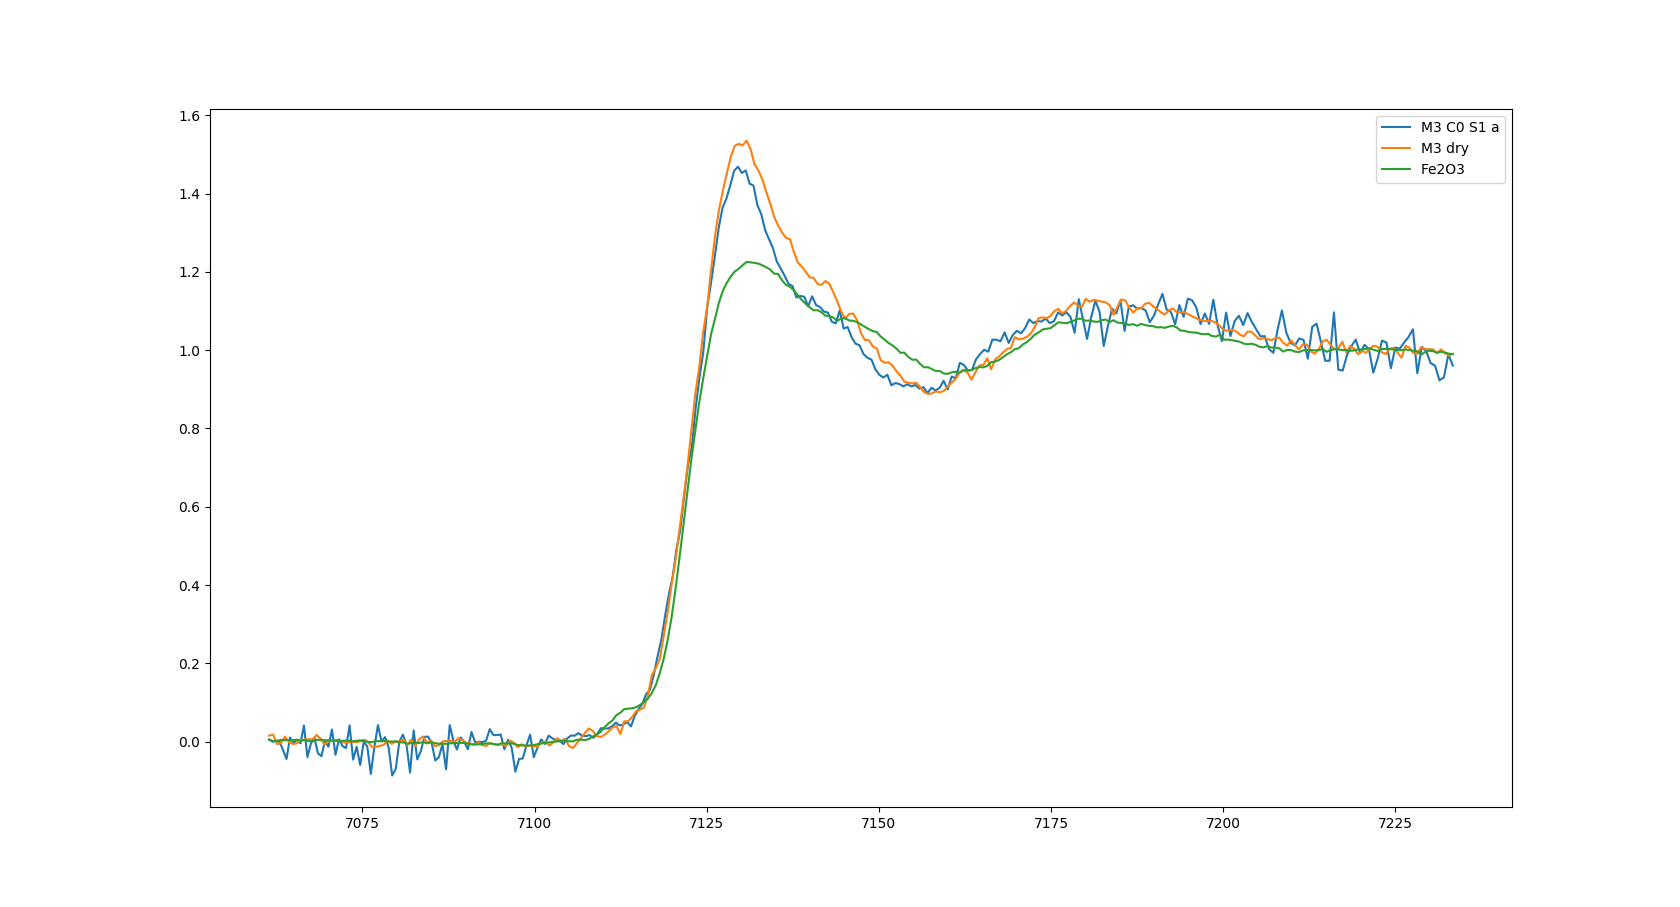

The script that drew this image:
from __future__ import division, print_function

from helxas import HelXAS

from bayesfit.fit import least_squares, outlier_fit

import numpy as np
import matplotlib.pyplot as plt

helxas = HelXAS('1251_Luke','/home/xasadmin/data')
helxas.set_analyser('Si',531)
helxas.theta_calibration = 0

helxas_ref = HelXAS('1238_Luke','/home/xasadmin/data')
helxas_ref.set_analyser('Si',531)
helxas.theta_calibration = 0

SI = (range(22,25)+[49],[20,21])

SFe = (range(14,17), [17,19])
SFeS = (range(42,46), [47,48])
SFe2O3 = (range(35,40),[40,41])

I0_ini = ([196],[160,161])
I_m3_ini = (range(192,196),[190,191])


I0_ind = ([167,218],[221,222])
m1_ind = ([155,158,161,164],[153,154])
metal1_ind = ([206,209,212,215],[204,205])
I0s_ind = ([275,326],[329,330])
m1s_ind = ([263,266,269,272],[261,262])
metal1s_ind = ([314,317,320,323],[312,313])

I0_ind2 = ([168,219],[221,222])
m1_ind2 = ([156,159,162,165],[153,154])
metal2_ind = ([207,210,213,216],[204,205])
I0s_ind2 = ([276,327],[329,330])
m1s_ind2 = ([264,267,270,273],[261,262])
metal2s_ind = ([315,318,321,324],[312,313])

I0_ind3 = ([169,220],[221,222])
m1_ind3 = ([157,160,163,166],[153,154])
metal3_ind = ([208,211,214,217],[204,205])
I0s_ind3 = ([277,328],[329,330])
m1s_ind3 = ([265,268,271,274],[261,262])
metal3s_ind = ([316,319,322,325],[312,313])

# Part 1
helxas.read_I0(I0_ind[0],I0_ind[1],20)
helxas.read_I('m11',m1_ind[0],m1_ind[1],20)
helxas.read_I('metal11', metal1_ind[0], metal1_ind[1], 20)

helxas.set_background_fit_order(1,False)

e,mux,mux_err = helxas.get_spectrum('m11')

em, muxm, muxm_err = helxas.get_spectrum('metal11')

helxas.read_I0(I0s_ind[0],I0s_ind[1],20)
helxas.read_I('m11s',m1s_ind[0],m1s_ind[1],20)
helxas.read_I('metal21', metal1s_ind[0], metal1s_ind[1], 20)

helxas.set_background_fit_order(1,False)

es,muxs,muxs_err = helxas.get_spectrum('m11s')
ems, muxms, muxms_err = helxas.get_spectrum('metal21')

np.savetxt('test1.dat',np.array([es,muxs,muxs_err]).T)                               

# Part 2
helxas.read_I0(I0_ind2[0],I0_ind2[1],20)
helxas.read_I('m12',m1_ind2[0],m1_ind2[1],20)
helxas.read_I('metal12', metal2_ind[0], metal2_ind[1], 20)

helxas.set_background_fit_order(1,False)

e2,mux2,mux2_err = helxas.get_spectrum('m12')
em2, muxm2, muxm2_err = helxas.get_spectrum('metal12')

helxas.read_I0(I0s_ind2[0],I0s_ind2[1],20)
helxas.read_I('m12s',m1s_ind2[0],m1s_ind2[1],20)
helxas.read_I('metal22', metal2s_ind[0], metal2s_ind[1], 20)

helxas.set_background_fit_order(1,False)

es2,muxs2,muxs2_err = helxas.get_spectrum('m12s')
ems2, muxms2, muxms2_err = helxas.get_spectrum('metal22')

plt.figure()
#plt.errorbar(e,mux,mux_err)
#plt.errorbar(e2,mux2,mux2_err)

np.savetxt('test2.dat',np.array([es2,muxs2,muxs2_err]).T)

# Part 3
helxas.read_I0(I0_ind3[0],I0_ind3[1],20)
helxas.read_I('m13',m1_ind3[0],m1_ind3[1],20)
helxas.read_I('metal13', metal3_ind[0], metal3_ind[1], 20)

helxas.set_background_fit_order(1,False)

e3,mux3,mux3_err = helxas.get_spectrum('m13')
em3, muxm3, muxm3_err = helxas.get_spectrum('metal13')

helxas.read_I0(I0s_ind3[0],I0s_ind3[1],20)
helxas.read_I('m13s',m1s_ind3[0],m1s_ind3[1],20)
helxas.read_I('metal23', metal3s_ind[0], metal3s_ind[1], 20)

helxas.set_background_fit_order(1,False)

es3,muxs3,muxs3_err = helxas.get_spectrum('m13s')
ems3, muxms3, muxms3_err = helxas.get_spectrum('metal23')

np.savetxt('test3.dat',np.array([es3,muxs3,muxs3_err]).T)
#plt.errorbar(e3,mux3,mux3_err)

# Stitch I

mux_s1 = np.concatenate((mux[e < 7.100423329842326893e+03],mux2[e2 >= 7.100423329842326893e+03]))
mux_s1_err = np.concatenate((mux_err[e < 7.100423329842326893e+03],mux2_err[e2 >= 7.100423329842326893e+03]))
e_s1 = np.concatenate((e[e < 7.100423329842326893e+03],e2[e2 >= 7.100423329842326893e+03]))

mux_s1s = np.concatenate((muxs[es < 7.100423329842326893e+03],muxs2[es2 >= 7.100423329842326893e+03]))
mux_s1s_err = np.concatenate((muxs_err[es < 7.100423329842326893e+03],muxs2_err[es2 >= 7.100423329842326893e+03]))
e_s1s = np.concatenate((es[es < 7.100423329842326893e+03],es2[es2 >= 7.100423329842326893e+03]))

mux_s2 = np.concatenate((mux_s1[e_s1 <= 7.177215327513202283e+03],mux3[e3 > 7.177215327513202283e+03]))
mux_s2_err = np.concatenate((mux_s1_err[e_s1 <= 7.177215327513202283e+03],mux3_err[e3 > 7.177215327513202283e+03]))
e_s2 = np.concatenate((e_s1[e_s1 <= 7.177215327513202283e+03],e3[e3 > 7.177215327513202283e+03]))

mux_s2s = np.concatenate((mux_s1s[e_s1s <= 7.177215327513202283e+03],muxs3[es3 > 7.177215327513202283e+03]))
mux_s2s_err = np.concatenate((mux_s1s_err[e_s1s <= 7.177215327513202283e+03],muxs3_err[es3 > 7.177215327513202283e+03]))
e_s2s = np.concatenate((e_s1s[e_s1s <= 7.177215327513202283e+03],es3[es3 > 7.177215327513202283e+03]))

# Stitch metal foil
mux_m1 = np.concatenate((muxm[em < 7.100423329842326893e+03],muxm2[em2 >= 7.100423329842326893e+03]))
mux_m1_err = np.concatenate((muxm_err[em < 7.100423329842326893e+03],muxm2_err[em2 >= 7.100423329842326893e+03]))
e_m1 = np.concatenate((em[em < 7.100423329842326893e+03],em2[em2 >= 7.100423329842326893e+03]))

mux_m1s = np.concatenate((muxms[ems < 7.100423329842326893e+03],muxms2[ems2 >= 7.100423329842326893e+03]))
mux_m1s_err = np.concatenate((muxms_err[ems < 7.100423329842326893e+03],muxms2_err[ems2 >= 7.100423329842326893e+03]))
e_m1s = np.concatenate((ems[ems < 7.100423329842326893e+03],ems2[ems2 >= 7.100423329842326893e+03]))

mux_m2 = np.concatenate((mux_m1[e_m1 <= 7.177215327513202283e+03],muxm3[em3 > 7.177215327513202283e+03]))
mux_m2_err = np.concatenate((mux_m1_err[e_m1 <= 7.177215327513202283e+03],muxm3_err[em3 > 7.177215327513202283e+03]))
e_m2 = np.concatenate((e_s1[e_s1 <= 7.177215327513202283e+03],e3[e3 > 7.177215327513202283e+03]))

mux_m2s = np.concatenate((mux_m1s[e_m1s <= 7.177215327513202283e+03],muxms3[ems3 > 7.177215327513202283e+03]))
mux_m2s_err = np.concatenate((mux_m1s_err[e_m1s <= 7.177215327513202283e+03],muxms3_err[ems3 > 7.177215327513202283e+03]))
e_m2s = np.concatenate((e_m1s[e_m1s <= 7.177215327513202283e+03],ems3[ems3 > 7.177215327513202283e+03]))

#Reference samples
helxas_ref.read_I0(SI[0],SI[1],8)
helxas_ref.read_I('Fe',SFe[0],SFe[1],8)
helxas_ref.read_I('FeS', SFeS[0],SFeS[1],8)
helxas_ref.read_I('Fe2O3', SFe2O3[0],SFe2O3[1],8)

helxas_ref.set_background_fit_order(3,False)
e_Fe, mux_Fe, mux_err_Fe = helxas_ref.get_spectrum('Fe')
e_FeS, mux_FeS, mux_err_FeS = helxas_ref.get_spectrum('FeS')
e_Fe2O3, mux_Fe2O3, mux_err_Fe2O3 = helxas_ref.get_spectrum('Fe2O3')


helxas_ref.read_I0(I0_ini[0],I0_ini[1],40)
helxas_ref.read_I('M3_dry',I_m3_ini[0],I_m3_ini[1],40)

helxas_ref.set_background_fit_order(3,False)
e_dry, mux_dry, mux_err_dry = helxas_ref.get_spectrum('M3_dry')

e_Fe = e_Fe - 6.5
e_FeS  = e_FeS - 8.4
e_dry = e_dry - 8.4
e_Fe2O3 = e_Fe2O3 -8.4

#Nollatason leikkaus

n_s2 = np.polyfit(e_s2[:86],mux_s2[:86],1)
n_s2s = np.polyfit(e_s2s[:86],mux_s2s[:86],1)
n_m2 = np.polyfit(em,muxm,1)
n_m2s = np.polyfit(ems,muxms,1)
fit_e = np.linspace(7.061455915797724629e+03,7.233339179611556574e+03,301)
mux_FeS = np.interp(fit_e, e_FeS, mux_FeS)
mux_Fe2O3 = np.interp(fit_e, e_Fe2O3, mux_Fe2O3)
mux_dry = np.interp(fit_e, e_dry, mux_dry)
n_FeS = np.polyfit(fit_e[:86],mux_FeS[:86],1)
n_Fe2O3 = np.polyfit(fit_e[:86],mux_Fe2O3[:86],1)
n_dry = np.polyfit(fit_e[:86], mux_dry[:86],1)


mux_s2 = mux_s2 - np.polyval(n_s2,fit_e)-0.005
mux_s2s = mux_s2s - np.polyval(n_s2s,fit_e)
mux_m2 = mux_m2 - np.polyval(n_m2,fit_e)
mux_m2s = mux_m2s - np.polyval(n_m2s,fit_e)
mux_Fe = mux_Fe - np.min(mux_Fe)
mux_FeS = mux_FeS - np.polyval(n_FeS,fit_e)
mux_Fe2O3 = mux_Fe2O3 - np.polyval(n_Fe2O3,fit_e)
mux_dry  = mux_dry -np.polyval(n_dry,fit_e)

#Normalisointi
mux_s2s = mux_s2s*(1+0.0015*(e_s2s-7220))
mux_s2s_err = mux_s2s_err/np.mean(mux_s2s[np.logical_and(e_s2s<7230,e_s2s>7220)])


mux_s2 = mux_s2/np.mean(mux_s2[np.logical_and(e_s2<7230,e_s2>7220)])
mux_s2s = mux_s2s/np.mean(mux_s2s[np.logical_and(e_s2s<7230,e_s2s>7220)])
mux_FeS = mux_FeS/np.mean(mux_FeS[np.logical_and(fit_e<7230,fit_e>7220)])
mux_Fe2O3 = mux_Fe2O3/np.mean(mux_Fe2O3[np.logical_and(fit_e<7230,fit_e>7220)])
mux_dry = mux_dry/np.mean(mux_dry[np.logical_and(fit_e<7230,fit_e>7220)])

#mux_s2 = mux_s2/np.trapz(mux_s2,dx=1)
#mux_s2s = mux_s2s/np.trapz(mux_s2s,dx=1)
#mux_FeS = mux_FeS/np.trapz(mux_FeS,dx=1)

mux_s2s = mux_s2s*(1+0.0018*(e_s2s-7175))
mux_FeS = mux_FeS*(1-0.001*(e_s2s-7200))

#Prosentin selvitys

ind=np.logical_and(fit_e < 7170, fit_e > 7100)


def model(x, A, B):
    y_Fe2O3 = np.interp(x, fit_e, mux_Fe2O3)
    y_dry = np.interp(x, fit_e, mux_dry)

    return A*y_Fe2O3 + B*y_dry 

#fit = outlier_fit(model, [0.2,0.8], e_s2s[ind],mux_s2s[ind], mux_s2s_err[ind], method='cauchy')
#fit = outlier_fit(model, [0.2,0.8], e_s2s[ind],mux_s2s[ind], np.min(mux_s2s_err),method='conservative')
fit = least_squares(model, [0.2,0.8], e_s2s,mux_s2s, mux_s2s_err)
res_p = fit.get_result()[0]
res_cov = fit.get_result()[1]


#Plotting
np.savetxt('stich_test.dat',np.array([e_s2,mux_s2,mux_s2_err]).T)
plt.plot(e_s2,mux_s2, label='M3 C0 S1 a')
plt.plot(fit_e,mux_dry, label='M3 dry') 
#plt.plot(e_s2s,mux_s2s, label='M3 C1 S1 a')
#plt.errorbar(e_m2,mux_m2/np.max(mux_m2), label='metal') 
#plt.errorbar(e_m2s,mux_m2s/np.max(mux_m2s), label='metal s')
#plt.errorbar(e_Fe,mux_Fe/np.max(mux_Fe), label='ref metal')
#plt.plot(fit_e,mux_FeS, label='ref FeS')
plt.plot(fit_e,mux_Fe2O3, label='Fe2O3')
#plt.plot(fit_e, model(fit_e,fit.p[0],fit.p[1]), label='fit FeS = %.4f $\pm$ %.4f, M3 = %.4f $\pm$ %.4f' %(res_p[0], res_cov[0], res_p[1], res_cov[1]))
plt.legend()
plt.show()
